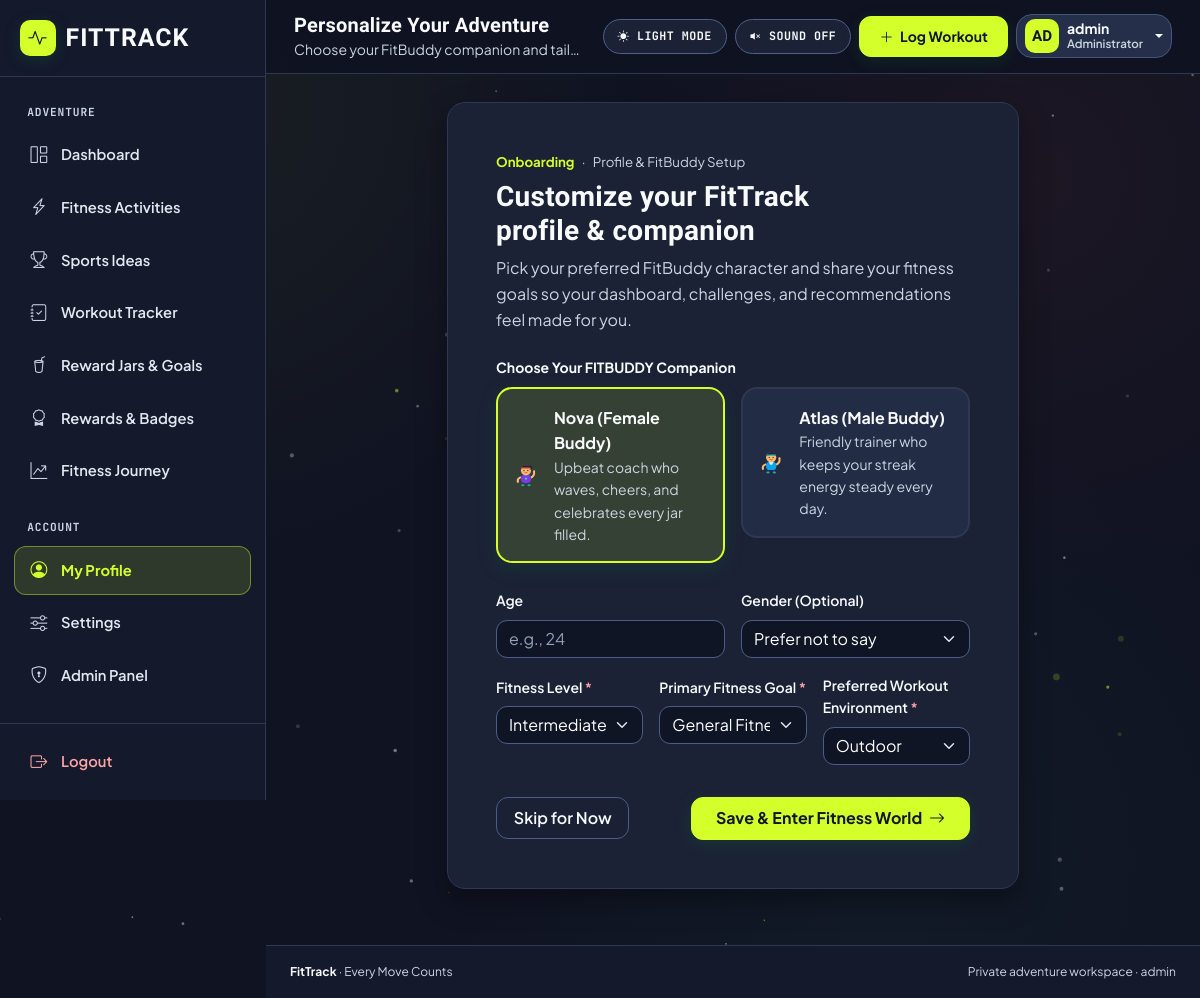
The app's page /profile/setup/ (signed in) with its own data.
### fitness/models.py (models this page shows, shortened)
class UserProfile(models.Model):
    GENDER_CHOICES = [
        ("", "Prefer not to say"),
        ("Female", "Female"),
        ("Male", "Male"),
        ("Non-binary", "Non-binary"),
        ("Other", "Other"),
    ]
    FITNESS_LEVEL_CHOICES = [
        ("Beginner", "Beginner"),
        ("Intermediate", "Intermediate"),
        ("Advanced", "Advanced"),
    ]
    PRIMARY_GOAL_CHOICES = [
        ("Weight Management", "Weight Management"),
        ("Muscle Building", "Muscle Building"),
        ("Improve Stamina", "Improve Stamina"),
        ("General Fitness", "General Fitness"),
        ("Flexibility", "Flexibility"),
    ]
    ENVIRONMENT_CHOICES = [
        ("Home", "Home"),
        ("Gym", "Gym"),
        ("Outdoor", "Outdoor"),
        ("Sports", "Sports"),
    ]
    COMPANION_FEMALE = "female"
    COMPANION_MALE = "male"
    COMPANION_CHOICES = [
        (COMPANION_FEMALE, "Nova · Energetic Coach (Female Buddy)"),
        (COMPANION_MALE, "Atlas · Cheerful Trainer (Male Buddy)"),
    ]
    user = models.OneToOneField(
        User, on_delete=models.CASCADE, related_name="profile"
    )
    age = models.PositiveIntegerField(
        null=True,
        blank=True,
        validators=[MinValueValidator(10), MaxValueValidator(110)],
    )
    gender = models.CharField(max_length=25, blank=True, choices=GENDER_CHOICES)
    fitness_level = models.CharField(
        max_length=20, choices=FITNESS_LEVEL_CHOICES, default="Beginner"
    )
    primary_goal = models.CharField(
        max_length=40, choices=PRIMARY_GOAL_CHOICES, default="General Fitness"
    )
    preferred_environment = models.CharField(
        max_length=20, choices=ENVIRONMENT_CHOICES, default="Outdoor"
    )
    companion_choice = models.CharField(
        max_length=16, choices=COMPANION_CHOICES, default=COMPANION_FEMALE
    )
    tutorial_completed = models.BooleanField(default=False)
    profile_completed = models.BooleanField(default=False)
    created_at = models.DateTimeField(auto_now_add=True)
    updated_at = models.DateTimeField(auto_now=True)
    class Meta:
        verbose_name = "User Profile"
        verbose_name_plural = "User Profiles"
    def display_name(self) -> str:
        full_name = (self.user.get_full_name() or "").strip()
        return full_name if full_name else self.user.username
    def initials(self) -> str:
        name = self.display_name()
        parts = [p for p in name.split() if p]
        if len(parts) >= 2:
            return (parts[0][0] + parts[-1][0]).upper()
        return name[:2].upper()

### fitness/views.py (the view)
# urls.py: path("profile/setup/", views.profile_setup, name="profile_setup"),
@login_required
def profile_setup(request):
    profile = get_or_create_profile(request.user)
    if request.method == "POST":
        form = ProfileSetupForm(request.POST, instance=profile)
        if form.is_valid():
            saved_profile = form.save(commit=False)
            saved_profile.profile_completed = True
            saved_profile.save()
            messages.success(
                request,
                "Your fitness profile & FitBuddy are ready! Welcome to your Fitness World.",
            )
            return redirect("fitness:dashboard")
        messages.error(request, "Please review the highlighted profile fields.")
    else:
        form = ProfileSetupForm(instance=profile)
    return render(
        request,
        "fitness/profile_setup.html",
        {"form": form, "profile": profile},
    )

### fitness/views.py (called while the page is built)
def get_or_create_profile(user):
    profile, _ = UserProfile.objects.get_or_create(user=user)
    return profile

### templates/fitness/profile_setup.html (shortened to what this page needs)
{% extends "base_app.html" %}
{% block topbar_title %}Personalize Your Adventure{% endblock %}
{% block topbar_subtitle %}Choose your FitBuddy companion and tailor recommendations to your routine{% endblock %}
{% block content %}
<div class="row justify-content-center">
  <div class="col-lg-9 col-xl-8">
    <div class="surface-card p-4 p-lg-5">
      <div class="meta-line mb-2">
        <span class="meta-accent">Onboarding</span>
        <span aria-hidden="true">&middot;</span>
        <span>Profile &amp; FitBuddy Setup</span>
      </div>
      <h1 class="h3 fw-bold mb-2">Customize your FitTrack profile &amp; companion</h1>
      <p class="text-secondary mb-4">
        Pick your preferred FitBuddy character and share your fitness goals so your dashboard, challenges, and recommendations feel made for you.
      </p>
      <form method="post" action="{% url 'fitness:profile_setup' %}" novalidate>
        <div class="mb-4">
          <label class="form-label fw-bold small d-block mb-2">
            {{ form.companion_choice.label }}
          </label>
          <div class="row g-3">
            <div class="col-sm-6">
              <label class="d-block w-100 m-0">
                <div class="companion-option-card d-flex align-items-center gap-3">
                  <div>
                    <div class="fw-bold text-ink-bright">Nova (Female Buddy)</div>
                    <div class="small text-ink-muted">Upbeat coach who waves, cheers, and celebrates every jar filled.</div>
                  </div>
                </div>
              </label>
            </div>
            <div class="col-sm-6">
              <label class="d-block w-100 m-0">
                <div class="companion-option-card d-flex align-items-center gap-3">
                  <div>
                    <div class="fw-bold text-ink-bright">Atlas (Male Buddy)</div>
                    <div class="small text-ink-muted">Friendly trainer who keeps your streak energy steady every day.</div>
                  </div>
                </div>
              </label>
            </div>
          </div>
        </div>
        <div class="row g-3 mb-3">
          <div class="col-sm-6">
            <label for="{{ form.age.id_for_label }}" class="form-label fw-semibold small">
              {{ form.age.label }}
            </label>
            {{ form.age }}
          </div>
          <div class="col-sm-6">
            <label for="{{ form.gender.id_for_label }}" class="form-label fw-semibold small">
              {{ form.gender.label }}
            </label>
            {{ form.gender }}
          </div>
        </div>
        <div class="row g-3 mb-4">
          <div class="col-md-4">
            <label for="{{ form.fitness_level.id_for_label }}" class="form-label fw-semibold small">
              {{ form.fitness_level.label }} <span class="text-danger">*</span>
            </label>
            {{ form.fitness_level }}
          </div>
          <div class="col-md-4">
            <label for="{{ form.primary_goal.id_for_label }}" class="form-label fw-semibold small">
              {{ form.primary_goal.label }} <span class="text-danger">*</span>
            </label>
            {{ form.primary_goal }}
          </div>
          <div class="col-md-4">
            <label for="{{ form.preferred_environment.id_for_label }}" class="form-label fw-semibold small">
              {{ form.preferred_environment.label }} <span class="text-danger">*</span>
            </label>
            {{ form.preferred_environment }}
          </div>
        </div>
        <div class="d-flex flex-wrap justify-content-between align-items-center gap-2 pt-2">
          <a href="{% url 'fitness:dashboard' %}" class="btn btn-outline-navy">
            Skip for Now
          </a>
          <button type="submit" class="btn btn-purple px-4">
            Save &amp; Enter Fitness World <i class="bi bi-arrow-right ms-1" aria-hidden="true"></i>
          </button>
        </div>
      </form>
    </div>
  </div>
</div>
{% endblock %}

### templates/base_app.html (shortened to what this page needs)
{% load static %}
<!DOCTYPE html>
<html lang="en" data-theme="dark" data-bs-theme="dark">
  <head>
    <link
      href="https://cdn.jsdelivr.net/npm/bootstrap@5.3.3/dist/css/bootstrap.min.css"
      rel="stylesheet"
    />
    <link
      href="https://cdn.jsdelivr.net/npm/bootstrap-icons@1.11.3/font/bootstrap-icons.min.css"
      rel="stylesheet"
    />
    <link href="{% static 'css/style.css' %}?v=20261119-4" rel="stylesheet" />
  </head>
  <body>
    <div class="app-shell">
      <aside class="app-sidebar d-none d-lg-flex" aria-label="Sidebar">
        {% include "partials/sidebar_nav.html" %}
      </aside>
      <div class="app-main-column">
        <header class="app-topbar d-flex justify-content-between align-items-center gap-3">
          <div class="d-flex align-items-center gap-3 min-w-0">
            <div class="min-w-0">
              <div class="fw-bold text-ink-bright text-truncate font-display fs-5 lh-sm">
                {% block topbar_title %}Personal Fitness Adventure{% endblock %}
              </div>
              <div class="small text-ink-muted d-none d-sm-block text-truncate">
                {% block topbar_subtitle %}Every Move Counts &middot; Every Goal Unlocks Something{% endblock %}
              </div>
            </div>
          </div>
          <div class="d-flex align-items-center gap-2 flex-shrink-0">
            <button
              type="button"
              class="hud-pill-btn"
              data-theme-toggle
              aria-pressed="false"
              title="Switch between Dark Mode and Light Mode"
            >
              <i class="bi bi-sun-fill" aria-hidden="true"></i>
              <span class="d-none d-sm-inline" data-theme-label>LIGHT MODE</span>
            </button>
            <button
              type="button"
              class="hud-pill-btn d-none d-md-inline-flex"
              data-sound-toggle
              aria-pressed="false"
              title="Toggle kinetic track sound effects"
            >
              <i class="bi bi-volume-mute-fill" aria-hidden="true"></i>
              <span>SOUND OFF</span>
            </button>
            <a
              href="{% url 'fitness:workouts' %}#log-workout-form"
              class="btn btn-lime btn-sm text-nowrap"
            >
              <i class="bi bi-plus-lg me-1" aria-hidden="true"></i>
              <span class="d-none d-sm-inline">Log Workout</span>
            </a>
            <div class="dropdown">
              <button
                class="btn btn-navy d-flex align-items-center gap-2 px-2 py-1 rounded-4 dropdown-toggle"
                type="button"
                id="userProfileDropdown"
                data-bs-toggle="dropdown"
                aria-expanded="false"
              >
                <span class="avatar-circle" aria-hidden="true">
                  {% if profile %}{{ profile.initials }}{% else %}{{ request.user.username|slice:":2"|upper }}{% endif %}
                </span>
                <span class="d-none d-md-inline text-start">
                  <span class="d-block small fw-bold text-ink-bright lh-1">
                    {% if profile %}{{ profile.display_name }}{% else %}{{ request.user.username }}{% endif %}
                  </span>
                  <span class="d-block text-ink-muted" style="font-size: 0.72rem;">
                    {% if request.user.is_staff %}Administrator{% else %}Adventurer{% endif %}
                  </span>
                </span>
              </button>
            </div>
          </div>
        </header>
        <main class="app-content-area">
          {% block content %}{% endblock %}
        </main>
        <footer class="app-footer py-3 px-4 mt-auto">
          <div class="d-flex flex-column flex-sm-row justify-content-between align-items-center gap-2 small">
            <span><strong class="text-ink-bright">FitTrack</strong> &middot; Every Move Counts</span>
            <span>Private adventure workspace &middot; {{ request.user.username }}</span>
          </div>
        </footer>
      </div>
    </div>
  </body>
</html>

### records on screen
UserProfile: initials "AD", display_name "admin", gender "Prefer not to say", fitness_level "Intermediate", primary_goal "General Fitness", preferred_environment "Outdoor"

### other values on screen
{{ request.user.username }} "admin"
